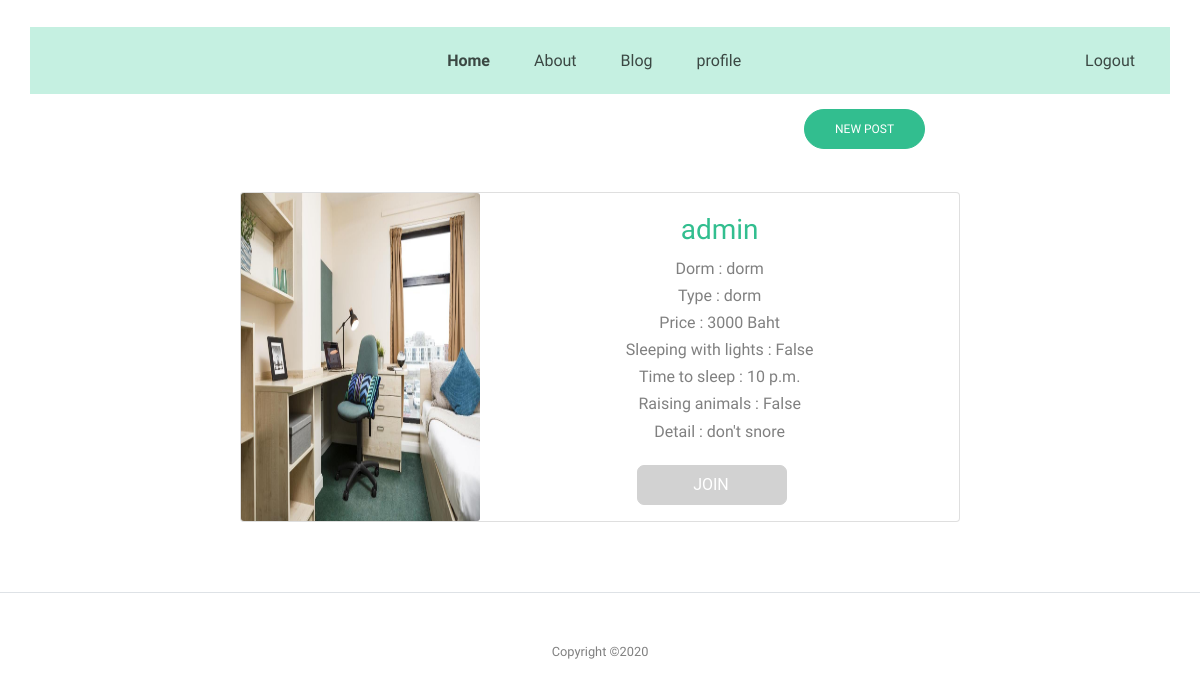
Page /home on the earlier database version.
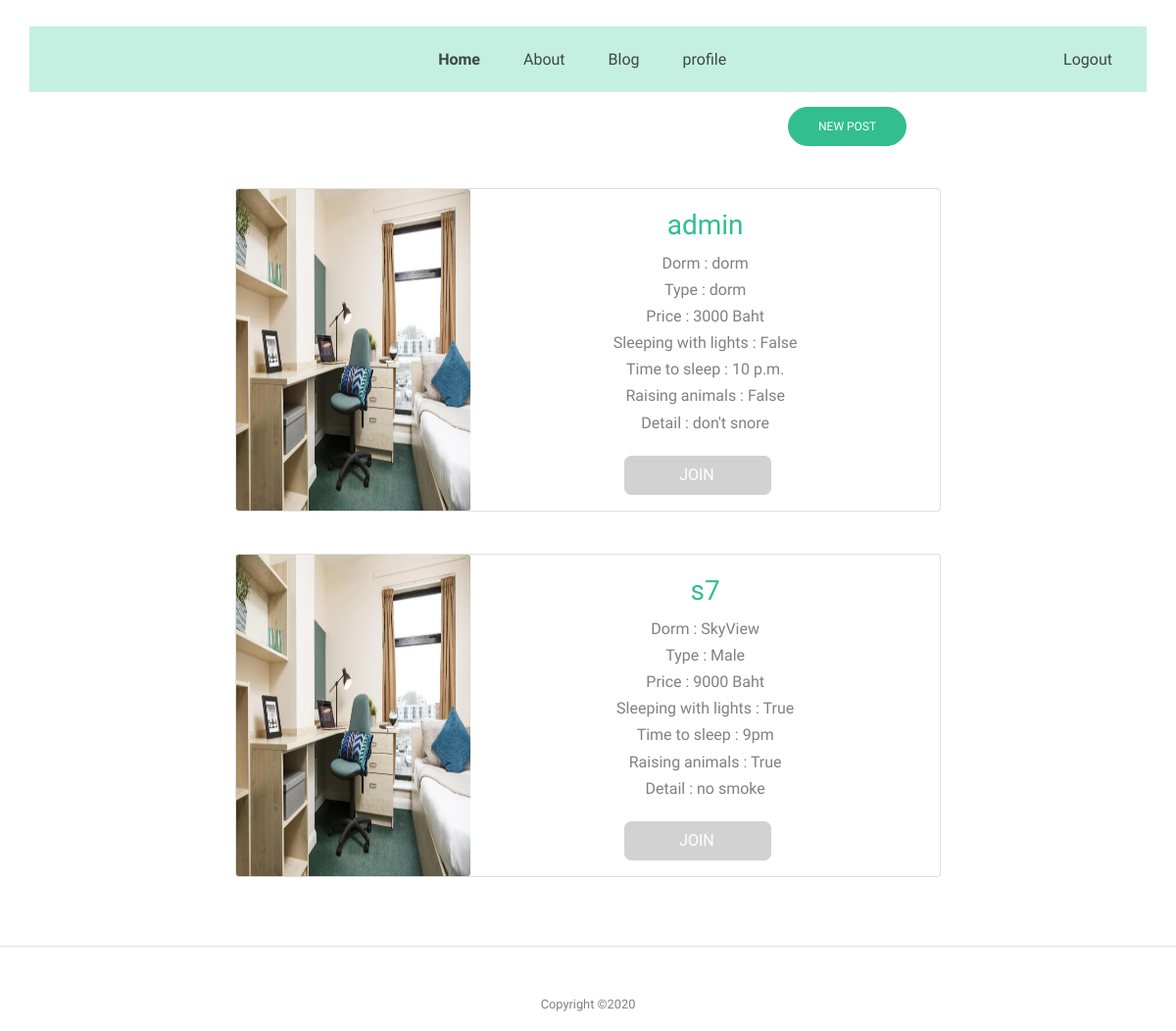
Same page on the later database version.
### matefinder/models.py (models this page shows, shortened)
class DormInformation(models.Model):
    username = models.CharField(max_length=255)
    name_dorm = models.CharField(max_length=255)
    details_dorm = models.CharField(max_length=255)
    type_dorm = models.CharField(max_length=255)
    price = models.IntegerField()
    light = models.BooleanField()
    timetosleep = models.CharField(max_length=255)
    pet = models.BooleanField()

### matefinder/views.py (the view)
# urls.py: path('home', views.viewPostDorm, name='viewPost'),
def viewPostDorm(request):
    print("viewPostDorm")
    return render(request, 'homepage.html', {
        "dorms": DormInformation.objects.all()
    })

### templates/homepage.html (shortened to what this page needs)
﻿{% block body %}
{% load static %}
<link rel="stylesheet" type="text/css" href="{% static '/css/styleabout.css' %}" />
<html lang="en">
  <head>
    <link rel="stylesheet" href="../static/fonts/icomoon/style.css"  rel="stylesheet"  />
    <link rel="stylesheet" href="../static/css/bootstrap.min.css"  rel="stylesheet" />
    <link rel="stylesheet" href="../static/css/jquery-ui.css"  rel="stylesheet" />
    <link rel="stylesheet" href="../static/css/owl.carousel.min.css"  rel="stylesheet" />
    <link rel="stylesheet" href="../static/css/owl.theme.default.min.css"  rel="stylesheet"  />
    <link rel="stylesheet" href="../static/css/owl.theme.default.min.css"  rel="stylesheet" />
    <link rel="stylesheet" href="../static/css/jquery.fancybox.min.css"  rel="stylesheet" />
    <link rel="stylesheet" href="../static/css/bootstrap-datepicker.css"  rel="stylesheet"  />
    <link rel="stylesheet" href="../static/fonts/flaticon/font/flaticon.css" rel="stylesheet"  />
    <link rel="stylesheet" href="../static/fonts/flaticon-covid/font/flaticon.css"  rel="stylesheet" />
    <link rel="stylesheet" href="../static/css/aos.css" rel="stylesheet"  />
    <link rel="stylesheet" href="../static/css/styleabout.css" rel="stylesheet"  />
  </head>
  <body data-spy="scroll" data-target=".site-navbar-target" data-offset="300">
    <div class="site-wrap">
      <header class="site-navbar light js-sticky-header site-navbar-target" role="banner">
        <div class="container">
          <div class="row align-items-center">
            <div class="col-10 col-md-12 d-none d-xl-block" style="background-color:#c5f0e1;" >
              <nav class="site-navigation position-relative text-right" role="navigation">
                <ul class="site-menu main-menu js-clone-nav mr-auto d-none d-lg-block">
                  <li class="active"><a href="homepage" class="nav-link">Home</a></li>
                  <li class="has-children">
                  <li><a href="about" class="nav-link">About</a></li>
                  <li><a href="#" class="nav-link">Blog</a></li>
                  <li><a href="{{request.user.username}}" class="nav-link">profile</a></li>
                  <li style="margin-left: 300px;">{{request.user.username}}<a href="{% url 'login' %}" class="nav-link">Logout</a></li>
                </ul>
              </nav>
            </div>
          </div>
        </div>
      </header>
      <br><br><br>
      <p><a href="{% url 'post' %}" id="myBtn" class="btn btn-primary" style="margin-left: 67%;">New Post</a></p>
      <br>
      <center>
    {% for i in dorms %}
    <div class="card mb-3" style="max-width: 720px;">
        <div class="row no-gutters">
          <div class="col-md-4">
            <img src="../static/images/dorm2.jpg" class="card-img" alt="Image" style="height: 100%; width: 100%;">
          </div>
          <div class="col-md-8">
            <form method="post">
            <div class="card-body">
              <div class="section-heading">
                <h3 class="team">{{ i.username }}</h3>
              </div>
                Dorm : {{ i.name_dorm }}<br>
                Type : {{ i.type_dorm }} <br>
                Price : {{ i.price }} Baht <br>
                Sleeping with lights : {{ i.light }} <br>
                Time to sleep : {{ i.timetosleep }} <br>
                Raising animals : {{ i.pet }} <br>
                Detail : {{ i.details_dorm }} <br>
              </div>
              {% if i.username != user.username %}
                <label for="toggle-3" class="toggle-3">
                    <span class="toggle-3__button">
                    </span>
                </label>
              {% endif %}
             </div>
              <br><br>
        </div>
      </div>
      <br>
      {% endfor %}
      </center>
      <br>
      <div class="row text-center">
        <div class="col-md-12">
          <div class="border-top pt-5">
            <p class="copyright"><small>
              Copyright &copy;<script>document.write(new Date().getFullYear());</script>
            </div>
          </div>
        </div>
    </div>
  </body>
  </html>
</html>
{% endblock %}

### static/css/styleabout.css (style rules this page uses)
html { overflow-x: hidden; }
body { line-height: 1.7; color: gray; font-weight: 400; font-size: 1rem; }
a { -webkit-transition: .3s all ease; -o-transition: .3s all ease; transition: .3s all ease; }
h1, h2, h3, h4, h5, .h1, .h2, .h3, .h4, .h5 { font-family: "Mulish", -apple-system, BlinkMacSystemFont, "Segoe UI", Roboto, "Helvetica Neue", Arial, "Noto Sans", sans-serif, "Apple Color Emoji", "Segoe UI Emoji", "Segoe UI Symbol", "Noto Color Emoji"; }
body:after { -webkit-transition: .3s all ease-in-out; -o-transition: .3s all ease-in-out; transition: .3s all ease-in-out; }
.btn { font-size: 12px; text-transform: uppercase; border-radius: 30px; padding: 10px 30px; }
.btn.btn-primary { background: #32be8f; border-color: #32be8f; color: #fff; }
.site-navbar { margin-bottom: 0px; z-index: 1999; position: absolute; top: 0; width: 100%; }
.site-navbar .site-navigation .site-menu { margin-bottom: 0; }
.site-navbar .site-navigation .site-menu .active { color: #32be8f; display: inline-block; }
.site-navbar .site-navigation .site-menu a { text-decoration: none !important; display: inline-block; }
.site-navbar .site-navigation .site-menu > li { display: inline-block; }
.site-navbar .site-navigation .site-menu > li.active > a { font-weight: 700; }
.site-navbar .site-navigation .site-menu > li > a { padding: 20px 20px; color: #000; display: inline-block; text-decoration: none !important; }
.site-navbar .site-navigation .site-menu .has-children { position: relative; }
.site-mobile-menu .site-nav-wrap { padding: 0; margin: 0; list-style: none; position: relative; }
.site-mobile-menu .site-nav-wrap a { padding: 10px 20px; display: block; position: relative; color: #212529; }
.site-mobile-menu .site-nav-wrap li { position: relative; display: block; }
.site-mobile-menu .site-nav-wrap > li { display: block; position: relative; float: left; width: 100%; }
.site-mobile-menu .site-nav-wrap > li > a { padding-left: 20px; font-size: 20px; }
.sticky-wrapper .site-navbar { -webkit-transition: .3s all ease; -o-transition: .3s all ease; transition: .3s all ease; }
.sticky-wrapper .site-navbar .site-menu > li > a { color: rgba(0, 0, 0, 0.7) !important; }
.section-heading { font-size: 30px; font-weight: 900; color: #32be8f; }
.team { text-align: center; }

### templates/homepage.html (style rules this page uses)
.toggle-3 { font-size: 0.8rem; display: inline-block; vertical-align: top; margin: 0 15px 0 0; }
.toggle-3__button { position: relative; display: inline-block; font-family: 'Roboto', sans-serif; text-transform: uppercase; width: 150px; height: 40px; background: #d2d2d2; color: #FFF; border: solid 1px #d2d2d2; border-radius: 7px; padding: 5px 10px 5px 30px; transition: all 0.3s ease; cursor: pointer; }
.toggle-3__button::before { position: absolute; content: ''; top: 10px; left: 5px; display: inline-block; width: 20px; height: 20px; transition: all 0.3s ease; }
.toggle-3__button::after { content: "JOIN"; position: absolute; top: 5px; left: 55px; font-size: 1rem; }

Differences in the rows shown:
added DormInformation: username "s7", name_dorm "SkyView", type_dorm "Male", price "9000", light "True", timetosleep "9pm", pet "True", details_dorm "no smoke"
